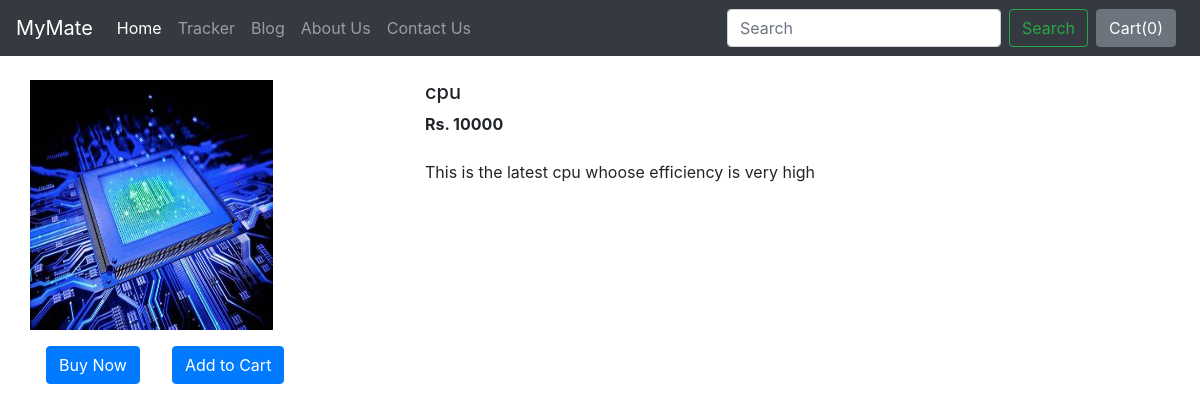
Page /shop/products/6 on the committed database.
### shop/models.py (models this page shows, shortened)
class Product(models.Model):
    product_id = models.AutoField    # models field reference
    product_name = models.CharField(max_length=50)
    category = models.CharField(max_length=50, default="")
    subCategory = models.CharField(max_length=50, default="")
    price = models.IntegerField(default=0)
    image = models.ImageField(upload_to='shop/images', default="")
    desc = models.CharField(max_length=300)
    pub_date = models.DateField()

### shop/views.py (the view)
# urls.py: path("products/<int:p_id>", views.prodView, name="Product View"),
def prodView(request, p_id):
    product = Product.objects.get(id = p_id)
    return render(request, 'shop/prodView.html', {'product': product})

### shop/templates/shop/prodView.html (shortened to what this page needs)
{% extends 'shop/basic.html' %}
{% block body %}
    <div class="container my-4">
        <div class="row">
            <div class="col-md-4">
                <div class="row">
                    <img src="\media\{{product.image}}" width="243px" height="250px" alt="{{product.product_name}} image">
                </div>
                <div class="row">
                    <button class="btn btn-primary m-3">Buy Now</button>
                    <button class="btn btn-primary m-3">Add to Cart</button>
                </div>
            </div>
            <div class="col-md-8">
                <h5>{{product.product_name}}</h5>
                <p><strong>Rs. {{product.price}}</strong></p>
                <p class="mt-4">{{product.desc}}</p>
            </div>
        </div>
    </div>
{% endblock %}

### rows in the picture
Product: image (picture), product_name "cpu", price "10000", desc "This is the latest cpu whoose efficiency is very high"
